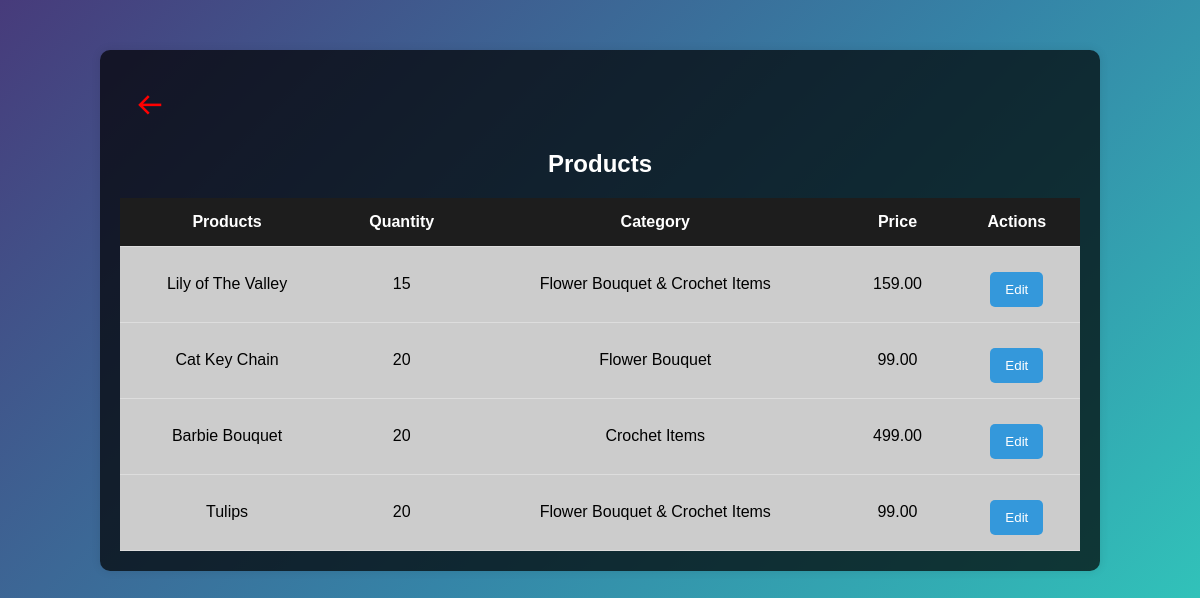
/emp_product.php, run on an earlier commit of the app's database.
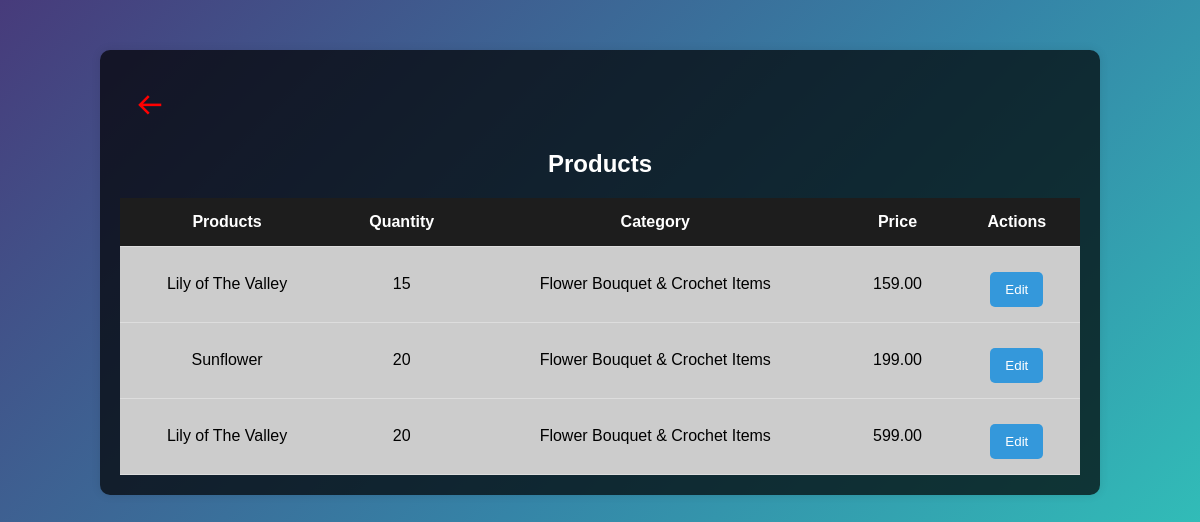
And on a later commit of the database.
### tables this page shows
CREATE TABLE `products` (
  `product_id` int(11) NOT NULL,
  `product_name` varchar(255) NOT NULL,
  `quantity` varchar(255) NOT NULL,
  `category_id` int(11) UNSIGNED NOT NULL,
  `price` decimal(25,2) NOT NULL,
  `created_at` timestamp NOT NULL DEFAULT current_timestamp(),
  `updated_at` timestamp NOT NULL DEFAULT current_timestamp() ON UPDATE current_timestamp()
);

CREATE TABLE `category` (
  `category_id` int(11) UNSIGNED NOT NULL,
  `category_name` varchar(255) NOT NULL
);

### function/functions.php (called while the page is built, shortened)
<?php
function getDatabaseConnection(){
    $host = 'localhost';
    $dbname = 'inventorysystem';
    $user = 'root';
    $password = '';
    $dsn = "mysql:dbname=$dbname;host=$host";
    try{
        $conn = new PDO($dsn, $user, $password);
        return $conn;
    }
    catch (PDOException $e)
    {
        echo 'Connection Failed!: ' . $e->getMessage();
    }
}
function GetProductWithCategory() {
    $conn = getDatabaseConnection();
    $stmt = $conn->prepare("SELECT p.*, c.*
                            FROM products p
                            LEFT JOIN category c ON p.category_id = c.category_id");
    $stmt->execute();
    $result = $stmt->fetchAll(PDO::FETCH_ASSOC);
    return $result;
}
?>

### emp_product.php (the view, shortened to what this page needs)
<?php
require_once('function/functions.php');
$productsAndCategories = GetProductWithCategory();
?>
<!DOCTYPE html>
<html lang="en">
<head>
    <link rel="stylesheet" href="css/table.css">
    <link href='https://unpkg.com/boxicons@2.0.7/css/boxicons.min.css' rel='stylesheet'>
</head>
<body>
    <div class="center">
        <a href="emp_dashboard.php">
            <button type="submit" style="font-size: 30px; color: red; background-color: transparent;" class='bx bx-arrow-back' id="log_out"></button>
        </a>
        <h2>Products</h2>
        <?php if (empty($productsAndCategories)) : ?>
            <p>No products available!</p>
        <?php else : ?>
            <table>
                <thead>
                    <tr>
                        <th>Products</th>
                        <th>Quantity</th>
                        <th>Category</th>
                        <th>Price</th>
                        <th>Actions</th>
                    </tr>
                </thead>
                <tbody>
                    <?php foreach ($productsAndCategories as $product) : ?>
                        <tr>
                            <td><?= $product['product_name']; ?></td>
                            <td><?= $product['quantity']; ?></td>
                            <td><?= $product['category_name']; ?></td>
                            <td><?= $product['price']; ?></td>
                            <td>
                                <button type="button" class="edit-btn" onclick="openEditModal(
        <?= $product['product_id']; ?>,
        '<?= $product['product_name']; ?>',
        <?= $product['quantity']; ?>,
        <?= $product['category_id']; ?>,
        <?= $product['price']; ?>
    )">Edit</button>
                            </td>
                        </tr>
                    <?php endforeach; ?>
                </tbody>
            </table>
        <?php endif; ?>
    </div>
</body>
</html>

### css/table.css (style rules this page uses)
body { font-family: 'Arial', sans-serif; margin: 0; padding: 0; background-size: cover; height: 100vh; background: linear-gradient(-225deg, #473B7B 0%, #3584A7 51%, #30D2BE 100%); display: flex; justify-content: center; align-items: center; background-repeat: no-repeat; background-attachment: fixed; }
.center { width: 80%; margin: auto; padding: 20px; background: rgba(0, 0, 0, 0.7); box-shadow: 0 0 10px rgba(0, 0, 0, 0.1); border-radius: 10px; overflow: hidden; margin-top: 50px; }
h2 { color: #fff; text-align: center; }
table { width: 100%; border-collapse: collapse; margin-top: 20px; overflow: hidden; }
td { background-color: #ccc; }
th, td { padding: 15px; text-align: left; border-bottom: 1px solid #ddd; text-align: center; }
th { background-color: #1d1d1d; color: #fff; text-align: center; }
button { background-color: #3498db; color: #fff; padding: 10px 15px; border: none; border-radius: 5px; cursor: pointer; margin-top: 10px; transition: background-color 0.3s ease; }
a { text-decoration: none; }

What changed in the data, as far as the page shows it:
removed products: product_name "Cat Key Chain", quantity "20", category.category_name "Flower Bouquet", price "99.00"
removed products: product_name "Barbie Bouquet", quantity "20", category.category_name "Crochet Items", price "499.00"
removed products: product_name "Tulips", quantity "20", category.category_name "Flower Bouquet & Crochet Items", price "99.00"
added products: product_name "Sunflower", quantity "20", category.category_name "Flower Bouquet & Crochet Items", price "199.00"
added products: product_name "Lily of The Valley", quantity "20", category.category_name "Flower Bouquet & Crochet Items", price "599.00"
